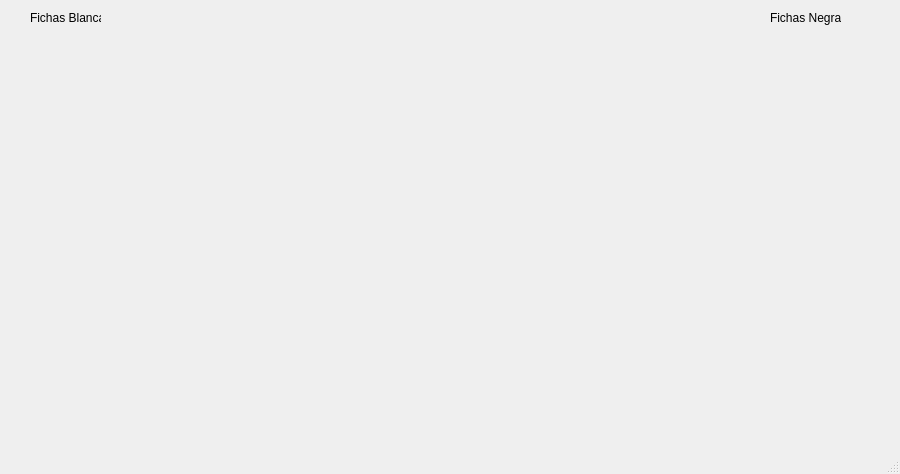
<?xml version="1.0" encoding="UTF-8"?>
<ui version="4.0">
 <class>MainWindow</class>
 <widget class="QMainWindow" name="MainWindow">
  <property name="geometry">
   <rect>
    <x>0</x>
    <y>0</y>
    <width>900</width>
    <height>474</height>
   </rect>
  </property>
  <property name="windowTitle">
   <string>Chess</string>
  </property>
  <property name="styleSheet">
   <string notr="true"/>
  </property>
  <widget class="QWidget" name="centralwidget">
   <widget class="QWidget" name="gridLayoutWidget">
    <property name="geometry">
     <rect>
      <x>20</x>
      <y>30</y>
      <width>91</width>
      <height>261</height>
     </rect>
    </property>
    <layout class="QGridLayout" name="FB"/>
   </widget>
   <widget class="QWidget" name="gridLayoutWidget_2">
    <property name="geometry">
     <rect>
      <x>160</x>
      <y>30</y>
      <width>551</width>
      <height>401</height>
     </rect>
    </property>
    <layout class="QGridLayout" name="tablero">
     <property name="sizeConstraint">
      <enum>QLayout::SetNoConstraint</enum>
     </property>
     <property name="spacing">
      <number>0</number>
     </property>
    </layout>
   </widget>
   <widget class="QWidget" name="gridLayoutWidget_3">
    <property name="geometry">
     <rect>
      <x>760</x>
      <y>30</y>
      <width>91</width>
      <height>261</height>
     </rect>
    </property>
    <layout class="QGridLayout" name="FN"/>
   </widget>
   <widget class="QLabel" name="label">
    <property name="geometry">
     <rect>
      <x>30</x>
      <y>10</y>
      <width>71</width>
      <height>16</height>
     </rect>
    </property>
    <property name="text">
     <string>Fichas Blancas</string>
    </property>
   </widget>
   <widget class="QLabel" name="label_2">
    <property name="geometry">
     <rect>
      <x>770</x>
      <y>10</y>
      <width>71</width>
      <height>16</height>
     </rect>
    </property>
    <property name="palette">
     <palette>
      <active/>
      <inactive/>
      <disabled/>
     </palette>
    </property>
    <property name="text">
     <string>Fichas Negras</string>
    </property>
   </widget>
  </widget>
  <widget class="QMenuBar" name="menubar">
   <property name="geometry">
    <rect>
     <x>0</x>
     <y>0</y>
     <width>900</width>
     <height>21</height>
    </rect>
   </property>
  </widget>
  <widget class="QStatusBar" name="statusbar"/>
 </widget>
 <resources/>
 <connections/>
</ui>
